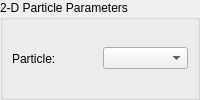
<?xml version="1.0" encoding="UTF-8"?>
<ui version="4.0">
 <class>ParticlePanelParticle</class>
 <widget class="QWidget" name="ParticlePanelParticle">
  <layout class="QVBoxLayout" name="rootLayout">
   <property name="leftMargin"><number>0</number></property>
   <property name="topMargin"><number>0</number></property>
   <property name="rightMargin"><number>0</number></property>
   <property name="bottomMargin"><number>0</number></property>
   <item>
    <widget class="QGroupBox" name="ParticleProperties">
     <property name="title">
      <string>2-D Particle Parameters</string>
     </property>
     <layout class="QHBoxLayout" name="boxLayout">
      <item>
       <widget class="QLabel" name="labelParticle"><property name="text"><string>Particle:</string></property></widget>
      </item>
      <item>
       <widget class="QComboBox" name="ParticleTypeParticle">
        <property name="editable"><bool>false</bool></property>
       </widget>
      </item>
     </layout>
    </widget>
   </item>
  </layout>
 </widget>
 <resources/>
 <connections/>
</ui>
